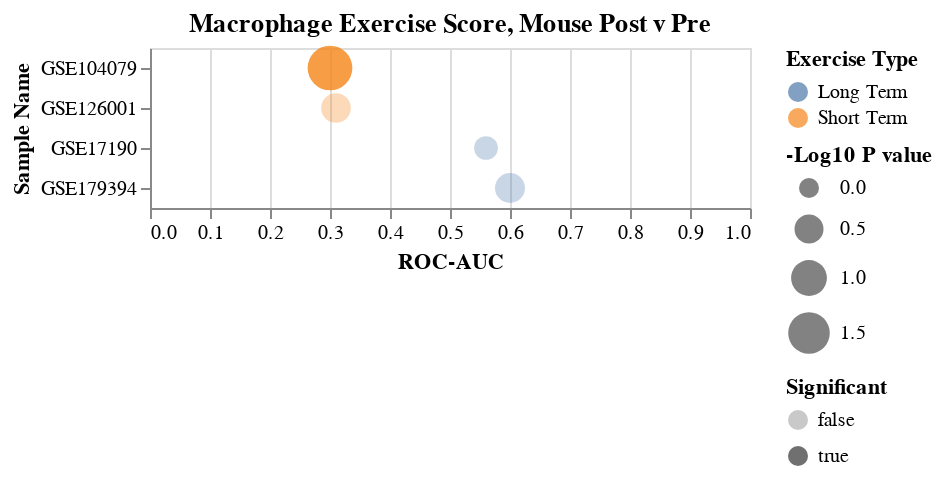

The cell this chart's notebook holds for it:
### Code cell
mouseLst=list(data2[data2['Species']=='Mus musculus'].index)
mouseLst.extend(list(data2[data2['Species']=='Rattus norvegicus'].index))

saveName='MacrophageExerciseDotPlot_Mouse_log10Pval.svg'
title='Macrophage Exercise Score, Mouse Post v Pre'
save=True
dfIn=df.loc[mouseLst]

chart=makeDotPlot(dfIn,saveName=saveName,title=title,rev=False,save=save)
chart

### Figure 1 — Vega-Lite specification as saved in the notebook (floating-point values rounded to 4 significant figures)
{"config": {"view": {"continuousWidth": 300, "continuousHeight": 300}}, "data": {"name": "data-4e73dd39a4162ed10246b4699f0b8055"}, "mark": {"type": "circle"}, "encoding": {"color": {"field": "Exercise Type", "type": "nominal"}, "opacity": {"field": "Significant", "type": "nominal"}, "size": {"field": "-Log10 P value", "scale": {"range": [100, 500], "reverse": false}, "type": "quantitative"}, "x": {"field": "ROC-AUC", "scale": {"domain": [0, 1]}, "type": "quantitative"}, "y": {"field": "Sample Name", "type": "nominal"}}, "title": "Macrophage Exercise Score, Mouse Post v Pre", "$schema": "https://vega.github.io/schema/vega-lite/v5.8.0.json", "datasets": {"data-4e73dd39a4162ed10246b4699f0b8055": [{"Sample Name": "GSE126001", "Num Samples": 16, "ROC-AUC": 0.31, "Pval": 0.286, "Exercise Type": "Short Term", "-Log10 P value": 0.5436, "Significant": false}, {"Sample Name": "GSE104079", "Num Samples": 58, "ROC-AUC": 0.3, "Pval": 0.0156, "Exercise Type": "Short Term", "-Log10 P value": 1.807, "Significant": true}, {"Sample Name": "GSE179394", "Num Samples": 50, "ROC-AUC": 0.6, "Pval": 0.273, "Exercise Type": "Long Term", "-Log10 P value": 0.5638, "Significant": false}, {"Sample Name": "GSE17190", "Num Samples": 24, "ROC-AUC": 0.56, "Pval": 0.655, "Exercise Type": "Long Term", "-Log10 P value": 0.1838, "Significant": false}]}}
